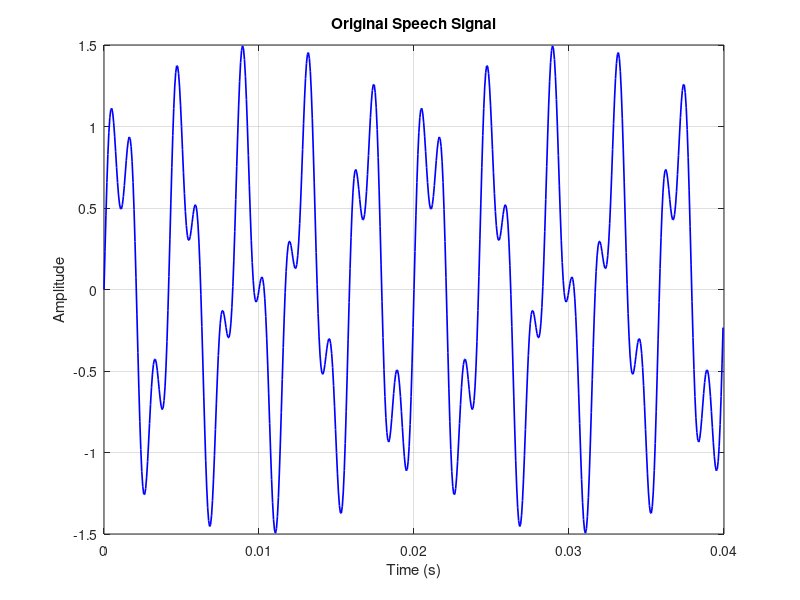
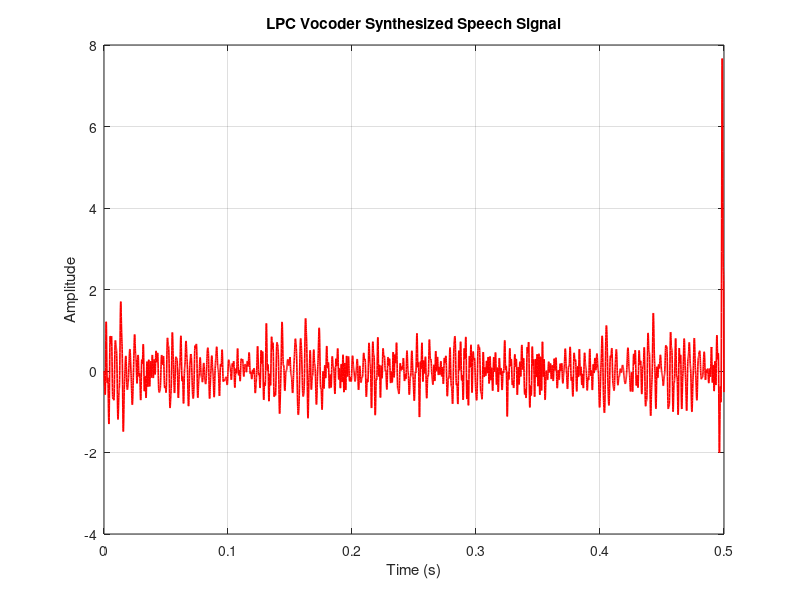
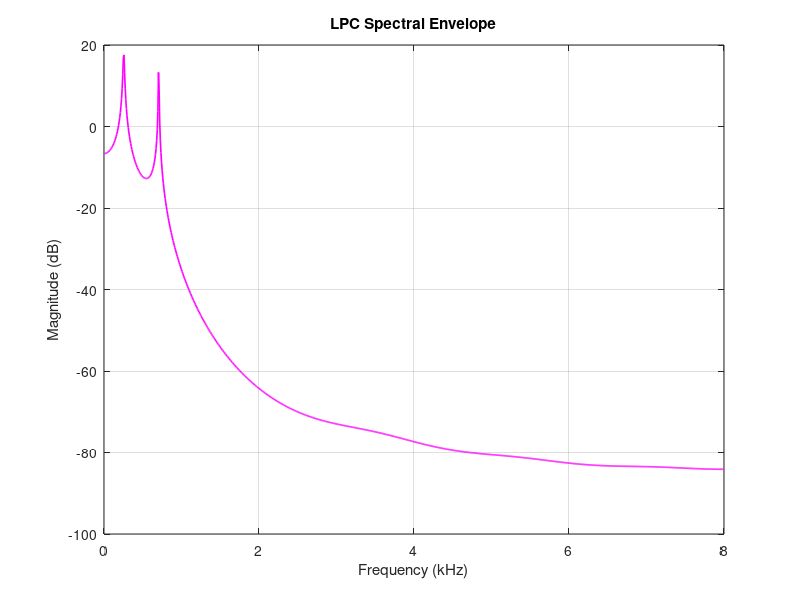
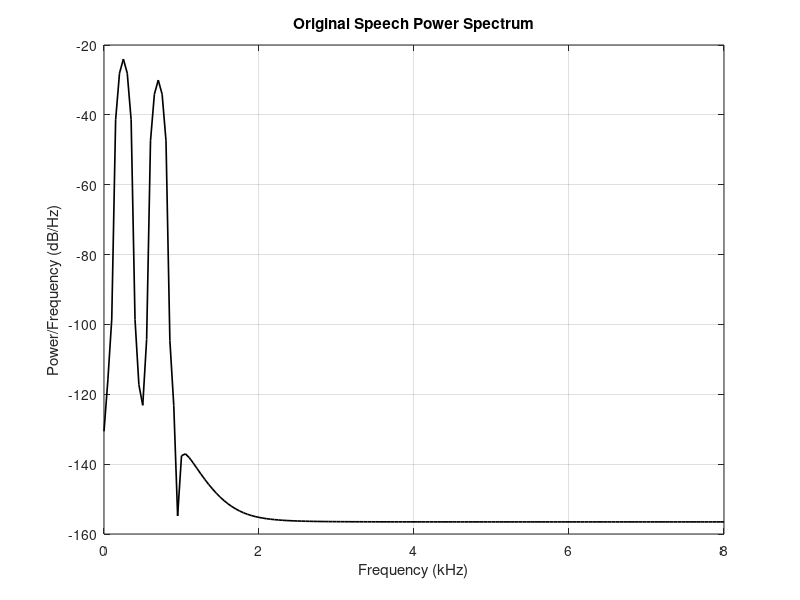

These figures' MATLAB source, in order: (Note: this script raises an error after producing the figures.)

clc;
clear;
close all;

%% 1. SYNTHETIC SPEECH GENERATION

Fs = 16000;                 % Sampling Frequency (Hz)
duration = 0.5;             % Signal Duration (seconds)

t = 0:1/Fs:duration-1/Fs;

f1 = 250;
f2 = 700;

% Generate Synthetic Speech Signal
x_speech = sin(2*pi*f1*t) + 0.5*sin(2*pi*f2*t);


%% 2. FRAME-BY-FRAME LPC VOCODER SYNTHESIS

p = 12;                     % LPC Prediction Order
N_frame = 320;              % Frame Length
hop = 160;                  % Hop Size

num_frames = floor((length(t)-N_frame)/hop)+1;

x_synth = zeros(1,length(t));
win_gain = zeros(1,length(t));

rng(42);

for m = 1:num_frames

    idx = (m-1)*hop + (1:N_frame);

    % Windowing
    frame = x_speech(idx).*hamming(N_frame)';

    % LPC Analysis
    [a,g] = lpc(frame,p);

    % Noise Excitation
    excitation = sqrt(g)*randn(1,N_frame);

    % LPC Synthesis Filtering
    synth_frame = filter(1,a,excitation);

    % Overlap-Add Reconstruction
    x_synth(idx) = x_synth(idx) + synth_frame.*hamming(N_frame)';

    win_gain(idx) = win_gain(idx) + hamming(N_frame)'.^2;

end

% Normalize Synthesized Signal
valid_idx = win_gain > 1e-3;

x_synth(valid_idx) = x_synth(valid_idx)./win_gain(valid_idx);


%% 3. SINGLE FRAME SPECTRAL ANALYSIS

frame_sample = x_speech(161:160+N_frame).*hamming(N_frame)';

% LPC Coefficient Calculation
[a_sample,g_sample] = lpc(frame_sample,p);

% LPC Frequency Response
[H_lpc,w] = freqz(sqrt(g_sample),a_sample,1024,Fs);

% FFT Power Spectrum
[X_fft,f_fft] = pwelch(frame_sample,hamming(N_frame),[],N_frame,Fs);

% Convert to dB
H_lpc_db = 20*log10(abs(H_lpc)+eps);

X_fft_db = 10*log10(X_fft+eps);


%% 4. PERFORMANCE EVALUATION

% Calculate Signal RMS
original_rms = rms(x_speech);
synthesized_rms = rms(x_synth);

% Calculate Correlation
correlation_value = corrcoef(x_speech,x_synth);

correlation = correlation_value(1,2);

% Calculate LPC Prediction Error
prediction_error = filter(a_sample,1,frame_sample);

mse = mean(prediction_error.^2);


%% 5. COMMAND WINDOW DISPLAY

fprintf('\n');
fprintf('============================================\n');
fprintf(' EXPERIMENT 20: LPC VOCODER RESULTS\n');
fprintf('============================================\n');

fprintf('Sampling Frequency       : %d Hz\n',Fs);
fprintf('Signal Duration          : %.2f seconds\n',duration);
fprintf('LPC Prediction Order     : %d\n',p);
fprintf('Frame Length             : %d samples\n',N_frame);
fprintf('Hop Size                 : %d samples\n',hop);
fprintf('Number of Frames         : %d\n',num_frames);

fprintf('\nSignal Parameters:\n');

fprintf('Original Signal RMS      : %.4f\n',original_rms);
fprintf('Synthesized Signal RMS   : %.4f\n',synthesized_rms);

fprintf('Correlation Coefficient  : %.4f\n',correlation);
fprintf('LPC Prediction Error MSE : %.6f\n',mse);

fprintf('\n');
fprintf('Status: LPC Vocoder Speech Synthesis Completed.\n');

fprintf('============================================\n');


%% 6. SUBFIGURE PLOTTING AND EXPORT

figW = 8.5;
figH = 5.5;


% Figure 20A: Original Speech Signal

figA = figure('Units','centimeters', ...
              'Position',[2 2 figW figH]);

plot(t(1:640),x_speech(1:640),'b','LineWidth',1.2);

grid on;
box on;

title('Original Speech Signal');
xlabel('Time (s)');
ylabel('Amplitude');

exportgraphics(figA,'Exp20_SubfigA_OriginalSpeech.png', ...
               'Resolution',600);


% Figure 20B: LPC Synthesized Speech Signal

figB = figure('Units','centimeters', ...
              'Position',[11 2 figW figH]);

plot(t,x_synth,'r','LineWidth',1.2);

grid on;
box on;

title('LPC Vocoder Synthesized Speech Signal');
xlabel('Time (s)');
ylabel('Amplitude');

exportgraphics(figB,'Exp20_SubfigB_SynthesizedSpeech.png', ...
               'Resolution',600);


% Figure 20C: LPC Frequency Response

figC = figure('Units','centimeters', ...
              'Position',[20 2 figW figH]);

plot(w/1000,H_lpc_db,'m','LineWidth',1.2);

grid on;
box on;

title('LPC Spectral Envelope');
xlabel('Frequency (kHz)');
ylabel('Magnitude (dB)');

exportgraphics(figC,'Exp20_SubfigC_LPC_Spectrum.png', ...
               'Resolution',600);


% Figure 20D: Original Speech Power Spectrum

figD = figure('Units','centimeters', ...
              'Position',[2 9 figW figH]);

plot(f_fft/1000,X_fft_db,'k','LineWidth',1.2);

grid on;
box on;

title('Original Speech Power Spectrum');
xlabel('Frequency (kHz)');
ylabel('Power/Frequency (dB/Hz)');

exportgraphics(figD,'Exp20_SubfigD_PowerSpectrum.png', ...
               'Resolution',600);


%% 7. COMBINED RESULT PLOTTING

figure('Name','Experiment 20: LPC Vocoder', ...
       'NumberTitle','off');

subplot(3,1,1);

plot(t,x_speech,'b');
grid on;

title('Original Speech Signal');
xlabel('Time (s)');
ylabel('Amplitude');


subplot(3,1,2);

plot(t,x_synth,'r');
grid on;

title('LPC Synthesized Speech Signal');
xlabel('Time (s)');
ylabel('Amplitude');


subplot(3,1,3);

plot(w/1000,H_lpc_db,'m');
grid on;

title('LPC Spectral Envelope');
xlabel('Frequency (kHz)');
ylabel('Magnitude (dB)');

sgtitle('Speech Synthesis Using LPC Vocoder');
